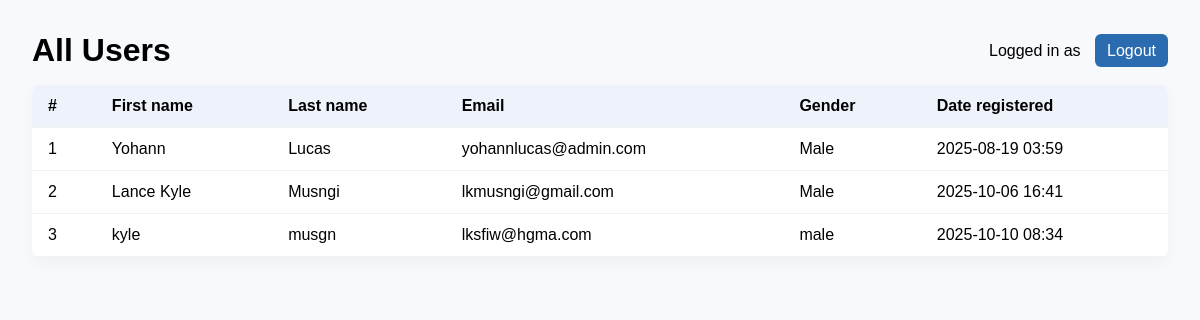
/signapp/users/ (signed in), run on the app's committed database.
### signapp/models.py (models this page shows, shortened)
class SignUpRegistration(models.Model):
    first_name = models.CharField(max_length=100)
    last_name = models.CharField(max_length=100)
    email = models.EmailField(unique=True)
    password = models.CharField(max_length=255)
    gender = models.CharField(max_length=12, default="")
    date_registered = models.DateTimeField(auto_now_add=True)

### signapp/views.py (the view)
    def wrapper(request, *args, **kwargs):
        if not request.session.get('user_id'):
            return redirect(f"{reverse('registration:login_html')}?next={request.path}")
        return fn(request, *args, **kwargs)

### signapp/views.py (called while the page is built)
def login_required_view(fn):
    def wrapper(request, *args, **kwargs):
        if not request.session.get('user_id'):
            return redirect(f"{reverse('registration:login_html')}?next={request.path}")
        return fn(request, *args, **kwargs)
    wrapper.__name__ = fn.__name__
    return wrapper

@login_required_view
def users_html(request):
    users = SignUpRegistration.objects.all().order_by('id')
    return render(request, 'registration/user_list.html', {
        'users': users,
        'current_user': request.session.get('user_name')
    })

### signapp/templates/registration/user_list.html (shortened to what this page needs)
<!doctype html>
<html>
<head>
</head>
<body>
  <div class="top">
    <h1 style="margin:0;">All Users</h1>
    <div>
      Logged in as <strong>{{ current_user }}</strong>
      <a href="{% url 'registration:logout_html' %}" class="button" style="margin-left:10px;">Logout</a>
    </div>
  </div>
  <table>
    <thead>
      <tr>
        <th>#</th>
        <th>First name</th>
        <th>Last name</th>
        <th>Email</th>
        <th>Gender</th>
        <th>Date registered</th>
      </tr>
    </thead>
    <tbody>
      {% for u in users %}
      <tr>
        <td>{{ forloop.counter }}</td>
        <td>{{ u.first_name }}</td>
        <td>{{ u.last_name }}</td>
        <td>{{ u.email }}</td>
        <td>{{ u.gender|default:"N/A" }}</td>
        <td>{{ u.date_registered|date:"Y-m-d H:i" }}</td>
      </tr>
      {% empty %}
      <tr><td colspan="6">No users yet.</td></tr>
      {% endfor %}
    </tbody>
  </table>
</body>
</html>

### signapp/templates/registration/user_list.html (style rules this page uses)
body { font-family: Arial, sans-serif; padding:24px; background:#f7f9fc; }
.top { display:flex; justify-content:space-between; align-items:center; margin-bottom:16px; }
table { width:100%; border-collapse:collapse; background:white; border-radius:8px; overflow:hidden; box-shadow:0 6px 18px rgba(0,0,0,0.04); }
th, td { padding:12px 16px; text-align:left; border-bottom:1px solid #f0f0f0; }
th { background:#eef3fb; font-weight:700; }
a.button { padding:8px 12px; background:#2b6cb0; color:white; border-radius:6px; text-decoration:none; }

### data on the page
SignUpRegistration: first_name "Yohann", last_name "Lucas", email "yohannlucas@admin.com", gender "Male", date_registered "2025-08-19 03:59"
SignUpRegistration: first_name "Lance Kyle", last_name "Musngi", email "lkmusngi@gmail.com", gender "Male", date_registered "2025-10-06 16:41"
SignUpRegistration: first_name "kyle", last_name "musgn", email "lksfiw@hgma.com", gender "male", date_registered "2025-10-10 08:34"
